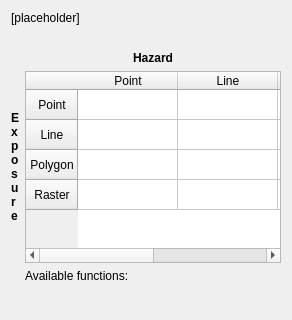
       <widget class="QWidget" name="pgF02Constraints2">
        <layout class="QVBoxLayout" name="verticalLayout_26">
         <item>
          <widget class="QLabel" name="lblSelectFunction2">
           <property name="sizePolicy">
            <sizepolicy hsizetype="Preferred" vsizetype="Preferred">
             <horstretch>0</horstretch>
             <verstretch>0</verstretch>
            </sizepolicy>
           </property>
           <property name="baseSize">
            <size>
             <width>0</width>
             <height>0</height>
            </size>
           </property>
           <property name="styleSheet">
            <string notr="true">font: 11pt &quot;Ubuntu&quot;;</string>
           </property>
           <property name="text">
            <string>&lt;html&gt;&lt;head/&gt;&lt;body&gt;&lt;p&gt;[placeholder]&lt;/p&gt;&lt;/body&gt;&lt;/html&gt;</string>
           </property>
           <property name="alignment">
            <set>Qt::AlignLeading|Qt::AlignLeft|Qt::AlignTop</set>
           </property>
           <property name="wordWrap">
            <bool>true</bool>
           </property>
          </widget>
         </item>
         <item>
          <spacer name="verticalSpacer_37">
           <property name="orientation">
            <enum>Qt::Vertical</enum>
           </property>
           <property name="sizeType">
            <enum>QSizePolicy::Fixed</enum>
           </property>
           <property name="sizeHint" stdset="0">
            <size>
             <width>20</width>
             <height>20</height>
            </size>
           </property>
          </spacer>
         </item>
         <item>
          <layout class="QGridLayout" name="gridLayout_14">
           <item row="0" column="1">
            <widget class="QLabel" name="label_4">
             <property name="text">
              <string>&lt;b&gt;Hazard&lt;/b&gt;</string>
             </property>
             <property name="alignment">
              <set>Qt::AlignCenter</set>
             </property>
            </widget>
           </item>
           <item row="1" column="0">
            <widget class="QLabel" name="label_5">
             <property name="text">
              <string>&lt;b&gt;E&lt;br/&gt;x&lt;br/&gt;p&lt;br/&gt;o&lt;br/&gt;s&lt;br/&gt;u&lt;br/&gt;r&lt;br/&gt;e&lt;/b&gt;</string>
             </property>
            </widget>
           </item>
           <item row="1" column="1">
            <widget class="QTableWidget" name="tblFunctions2">
             <property name="sizePolicy">
              <sizepolicy hsizetype="MinimumExpanding" vsizetype="MinimumExpanding">
               <horstretch>0</horstretch>
               <verstretch>0</verstretch>
              </sizepolicy>
             </property>
             <property name="editTriggers">
              <set>QAbstractItemView::NoEditTriggers</set>
             </property>
             <property name="tabKeyNavigation">
              <bool>false</bool>
             </property>
             <property name="showDropIndicator" stdset="0">
              <bool>false</bool>
             </property>
             <property name="dragDropOverwriteMode">
              <bool>false</bool>
             </property>
             <property name="selectionMode">
              <enum>QAbstractItemView::SingleSelection</enum>
             </property>
             <row>
              <property name="text">
               <string>Point</string>
              </property>
              <property name="textAlignment">
               <set>AlignHCenter|AlignVCenter|AlignCenter</set>
              </property>
             </row>
             <row>
              <property name="text">
               <string>Line</string>
              </property>
              <property name="textAlignment">
               <set>AlignHCenter|AlignVCenter|AlignCenter</set>
              </property>
             </row>
             <row>
              <property name="text">
               <string>Polygon</string>
              </property>
              <property name="textAlignment">
               <set>AlignHCenter|AlignVCenter|AlignCenter</set>
              </property>
             </row>
             <row>
              <property name="text">
               <string>Raster</string>
              </property>
              <property name="textAlignment">
               <set>AlignHCenter|AlignVCenter|AlignCenter</set>
              </property>
             </row>
             <column>
              <property name="text">
               <string>Point</string>
              </property>
              <property name="textAlignment">
               <set>AlignHCenter|AlignVCenter|AlignCenter</set>
              </property>
             </column>
             <column>
              <property name="text">
               <string>Line</string>
              </property>
              <property name="textAlignment">
               <set>AlignHCenter|AlignVCenter|AlignCenter</set>
              </property>
             </column>
             <column>
              <property name="text">
               <string>Polygon</string>
              </property>
              <property name="textAlignment">
               <set>AlignHCenter|AlignVCenter|AlignCenter</set>
              </property>
             </column>
             <column>
              <property name="text">
               <string>Raster</string>
              </property>
              <property name="textAlignment">
               <set>AlignHCenter|AlignVCenter|AlignCenter</set>
              </property>
             </column>
            </widget>
           </item>
           <item row="2" column="1">
            <widget class="QLabel" name="lblAvailableFunctions2">
             <property name="minimumSize">
              <size>
               <width>0</width>
               <height>40</height>
              </size>
             </property>
             <property name="text">
              <string>Available functions:</string>
             </property>
             <property name="alignment">
              <set>Qt::AlignLeading|Qt::AlignLeft|Qt::AlignTop</set>
             </property>
             <property name="wordWrap">
              <bool>true</bool>
             </property>
            </widget>
           </item>
          </layout>
         </item>
        </layout>
       </widget>
